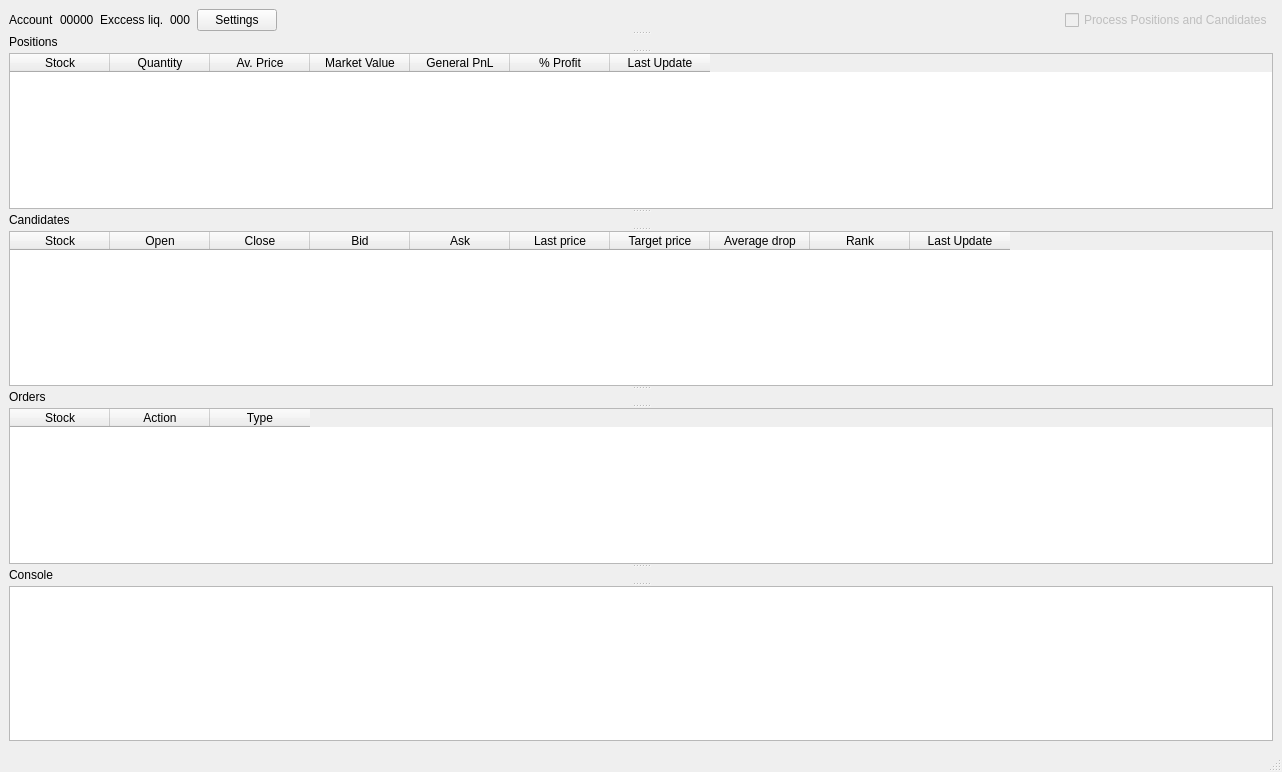
<?xml version="1.0" encoding="UTF-8"?>
<ui version="4.0">
 <class>MainWindow</class>
 <widget class="QMainWindow" name="MainWindow">
  <property name="geometry">
   <rect>
    <x>0</x>
    <y>0</y>
    <width>1282</width>
    <height>772</height>
   </rect>
  </property>
  <property name="windowTitle">
   <string>Algo Traider</string>
  </property>
  <widget class="QWidget" name="centralwidget">
   <property name="minimumSize">
    <size>
     <width>600</width>
     <height>400</height>
    </size>
   </property>
   <layout class="QVBoxLayout" name="verticalLayout">
    <item>
     <widget class="QSplitter" name="splitter">
      <property name="orientation">
       <enum>Qt::Vertical</enum>
      </property>
      <widget class="QWidget" name="layoutWidget">
       <layout class="QHBoxLayout" name="horizontalLayout_3">
        <item>
         <layout class="QHBoxLayout" name="horizontalLayout">
          <item>
           <widget class="QLabel" name="label">
            <property name="text">
             <string>Account</string>
            </property>
           </widget>
          </item>
          <item>
           <widget class="QLabel" name="lAcc">
            <property name="text">
             <string>00000</string>
            </property>
           </widget>
          </item>
         </layout>
        </item>
        <item>
         <layout class="QHBoxLayout" name="horizontalLayout_2">
          <item>
           <widget class="QLabel" name="label_3">
            <property name="text">
             <string>Exccess liq.</string>
            </property>
           </widget>
          </item>
          <item>
           <widget class="QLabel" name="lLiq">
            <property name="text">
             <string>000</string>
            </property>
           </widget>
          </item>
         </layout>
        </item>
        <item>
         <widget class="QPushButton" name="btnSettings">
          <property name="text">
           <string>Settings</string>
          </property>
         </widget>
        </item>
        <item>
         <spacer name="horizontalSpacer">
          <property name="orientation">
           <enum>Qt::Horizontal</enum>
          </property>
          <property name="sizeHint" stdset="0">
           <size>
            <width>40</width>
            <height>20</height>
           </size>
          </property>
         </spacer>
        </item>
        <item>
         <widget class="QCheckBox" name="chbxProcess">
          <property name="enabled">
           <bool>false</bool>
          </property>
          <property name="text">
           <string>Process Positions and Candidates</string>
          </property>
         </widget>
        </item>
       </layout>
      </widget>
      <widget class="QLabel" name="lblPositions">
       <property name="text">
        <string>Positions</string>
       </property>
      </widget>
      <widget class="QTableWidget" name="tPositions">
       <column>
        <property name="text">
         <string>Stock</string>
        </property>
        <property name="foreground">
         <brush brushstyle="NoBrush">
          <color alpha="255">
           <red>0</red>
           <green>0</green>
           <blue>0</blue>
          </color>
         </brush>
        </property>
       </column>
       <column>
        <property name="text">
         <string>Quantity</string>
        </property>
       </column>
       <column>
        <property name="text">
         <string>Av. Price</string>
        </property>
       </column>
       <column>
        <property name="text">
         <string>Market Value</string>
        </property>
       </column>
       <column>
        <property name="text">
         <string>General PnL</string>
        </property>
       </column>
       <column>
        <property name="text">
         <string>% Profit</string>
        </property>
       </column>
       <column>
        <property name="text">
         <string>Last Update</string>
        </property>
       </column>
      </widget>
      <widget class="QLabel" name="lblCandidates">
       <property name="text">
        <string>Candidates</string>
       </property>
      </widget>
      <widget class="QTableWidget" name="tCandidates">
       <column>
        <property name="text">
         <string>Stock</string>
        </property>
       </column>
       <column>
        <property name="text">
         <string>Open</string>
        </property>
       </column>
       <column>
        <property name="text">
         <string>Close</string>
        </property>
       </column>
       <column>
        <property name="text">
         <string>Bid</string>
        </property>
       </column>
       <column>
        <property name="text">
         <string>Ask</string>
        </property>
       </column>
       <column>
        <property name="text">
         <string>Last price</string>
        </property>
       </column>
       <column>
        <property name="text">
         <string>Target price</string>
        </property>
       </column>
       <column>
        <property name="text">
         <string>Average drop</string>
        </property>
       </column>
       <column>
        <property name="text">
         <string>Rank</string>
        </property>
       </column>
       <column>
        <property name="text">
         <string>Last Update</string>
        </property>
       </column>
      </widget>
      <widget class="QLabel" name="lblOrders">
       <property name="text">
        <string>Orders</string>
       </property>
      </widget>
      <widget class="QTableWidget" name="tOrders">
       <column>
        <property name="text">
         <string>Stock</string>
        </property>
       </column>
       <column>
        <property name="text">
         <string>Action</string>
        </property>
       </column>
       <column>
        <property name="text">
         <string>Type</string>
        </property>
       </column>
      </widget>
      <widget class="QLabel" name="label_2">
       <property name="text">
        <string>Console</string>
       </property>
      </widget>
      <widget class="QTextEdit" name="consoleOut">
       <property name="readOnly">
        <bool>true</bool>
       </property>
      </widget>
     </widget>
    </item>
   </layout>
  </widget>
  <widget class="QMenuBar" name="menubar">
   <property name="geometry">
    <rect>
     <x>0</x>
     <y>0</y>
     <width>1282</width>
     <height>22</height>
    </rect>
   </property>
  </widget>
  <widget class="QStatusBar" name="statusbar"/>
 </widget>
 <resources/>
 <connections/>
</ui>
